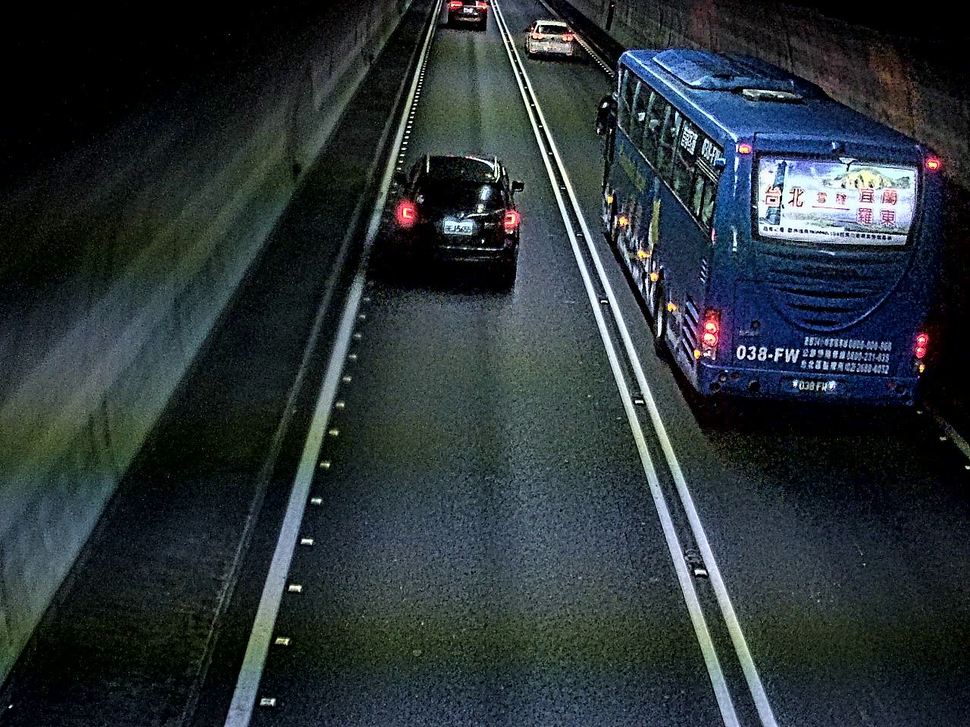
#> input picture lane.png, 970 x 727 px, shrunk from 1280 x 960 before the run
$ python printVP.py
#> lines starting #> are read from the running program, lines starting #| are printed output that depends on the picture
import matplotlib
matplotlib.use('TkAgg')  # 在導入 pyplot 之前設定後端
import matplotlib.pyplot as plt
import cv2

# [16 lines of commented-out code are left out]
vp1 = [35935.2,     2948.0808]
vp2 = [ 616.9469,  -101.96484]
vp3 = [ 304.972,  4359.4844]


# 读取图像
image_path = 'lane.png'  # 替换为你图像的路径
image = cv2.imread(image_path)
#> image is the input picture: shape (727, 970, 3); mean B, G, R 55.1, 51.2, 42.2

# 将图像转换为 RGB（OpenCV 读取的图像是 BGR）
image_rgb = cv2.cvtColor(image, cv2.COLOR_BGR2RGB)

# 显示图像
plt.imshow(image_rgb)
plt.scatter(vp1[0], vp1[1], color='red', s=100, label='VP1')  # 标注VP1
plt.scatter(vp2[0], vp2[1], color='blue', s=100, label='VP2')  # 标注VP2
plt.scatter(vp3[0], vp3[1], color='green', s=100, label='VP3')  # 标注VP3

# 添加图例
plt.legend()

# 显示结果
plt.show()
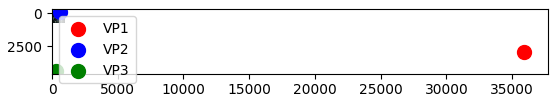
#> figure drawn by matplotlib, 1 panel
